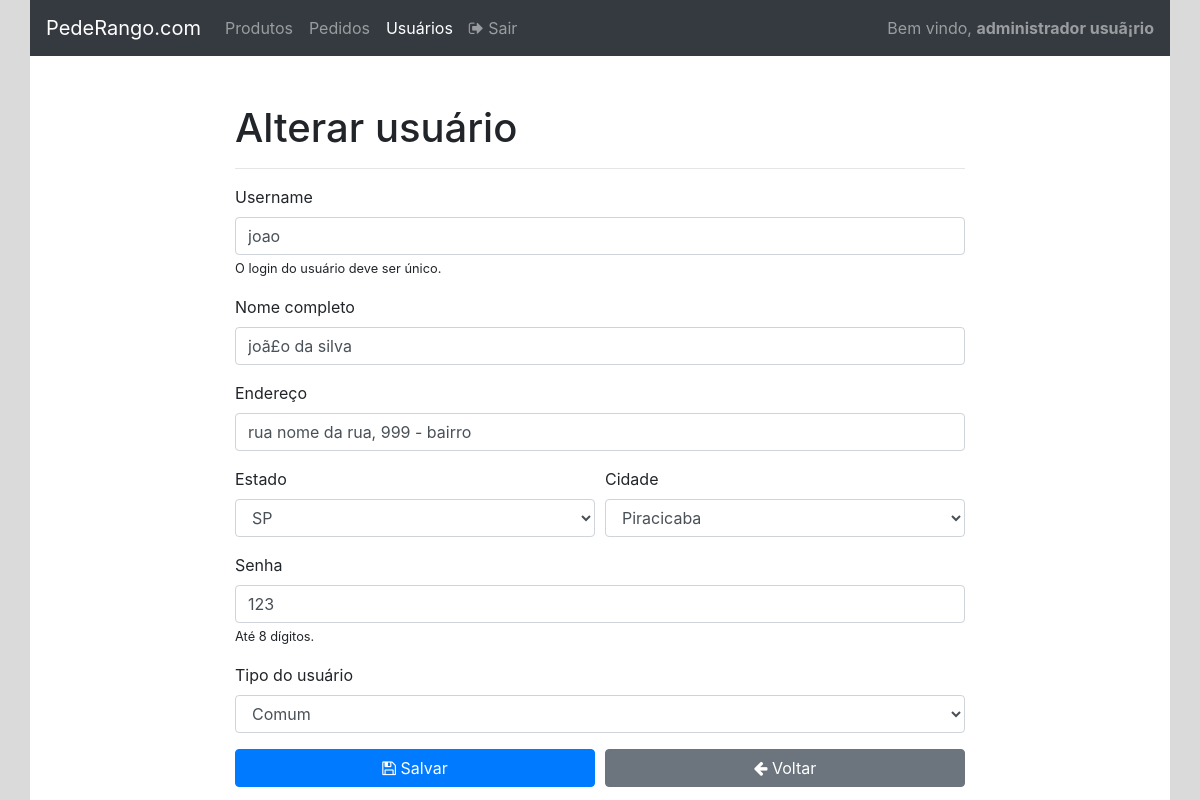
Before: /admin/usuario_alterar.php?id=2 (signed in) with the older database file.
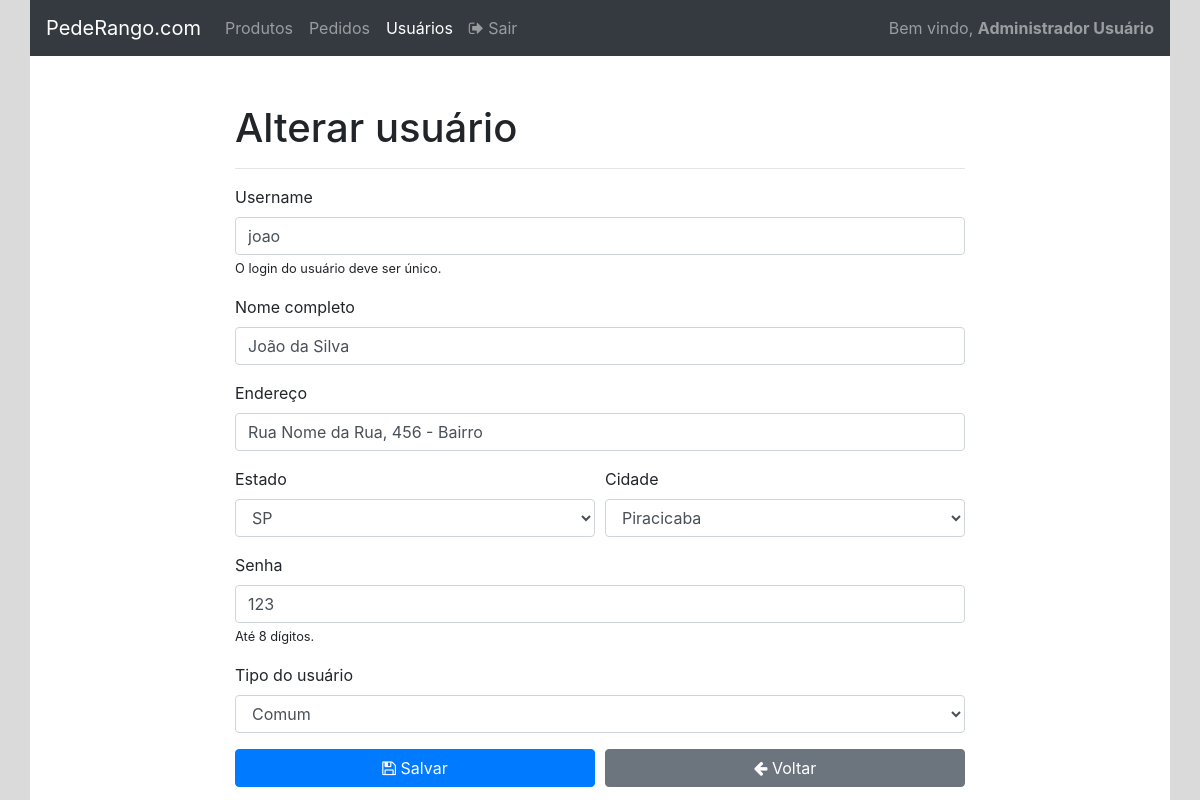
After: the same page with the newer database file.
### tables this page shows
create table usuarios_tb(
    codigo_usuario int(10) not null primary key auto_increment,

    username varchar(20) not null,
    nome_completo text not null,
    endereco text not null,
    estado_cod int(10),
    cidade_cod int(10),
    senha varchar(8) not null,
    tipo enum('adm', 'com', 'ent')  
);

### admin/usuario_alterar.php (the view, shortened to what the changed rows need)
<?php
require_once '../conexao/conecta.php';
if(isset($_GET['id'])){
    $id = $_GET['id'];
    $resultado = mysqli_query($conexao, "SELECT * FROM usuarios_tb WHERE codigo_usuario=$id");
    if($resultado){
        $usuario = mysqli_fetch_assoc($resultado);
    }
}else{
    header('Location: usuario_listar.php');
}
$usuarioEstado = $usuario['estado_cod'];
$resultado = mysqli_query($conexao, "SELECT * FROM tb_cidade WHERE estado_cod=$usuarioEstado");
if($resultado){
    $cidades = mysqli_fetch_all($resultado, MYSQLI_ASSOC);
}else{
    $cidades = [];
}
?>
<!DOCTYPE html>
<html lang="pt-br">
<head>
    <link rel="stylesheet" href="https://stackpath.bootstrapcdn.com/font-awesome/4.7.0/css/font-awesome.min.css">
    <link rel="stylesheet" href="https://stackpath.bootstrapcdn.com/bootstrap/4.3.1/css/bootstrap.min.css">
</head>
<body>
    <div id="principal" class="container">
        <div class="row">
            <div class="col-12 p-0">
                <?php require_once 'header.php' ?>
            </div>
        </div>
        <div class="row mt-5">
            <div class="col-12">
                <div class="row" id="conteudo">
                    <div class="col-8 offset-2">
                        <h1>Alterar usuário</h1>
                        <form method="post">
                            <div class="form-group">
                                <label for="campoUsername">Username</label>
                                <input value="<?= $usuario['username'] ?>" class="form-control" type="text" name="nome" id="campoUsername" placeholder="Digite um login para o usuário">
                                <small>O login do usuário deve ser único.</small>
                            </div>
                            <div class="form-group">
                                <label for="campoNomeCompleto">Nome completo</label>
                                <input value="<?= $usuario['nome_completo'] ?>" class="form-control" type="text" name="nome_completo" id="campoNomeCompleto" placeholder="Digite o nome completo">
                            </div>
                            <div class="form-group">
                                <label for="campoEndereco">Endereço</label>
                                <input value="<?= $usuario['endereco'] ?>" class="form-control" type="text" name="endereco" id="campoEndereco" placeholder="Rua Nome da Rua, 999 - Bairro">
                            </div>
                            <div class="form-group">
                                <div class="form-row">
                                    <div class="col-6">
                                        <label for="campoCidade">Cidade</label>
                                        <select class="form-control" name="cidade" id="campoCidade">
                                            <?php foreach($cidades as $cidade):?>
                                                <?php if($usuario['cidade_cod'] == $cidade['id']):?>
                                                    <option value="<?php print $cidade['id']?>" selected><?php print $cidade['nome']?></option>
                                                <?php else: ?>
                                                    <option value="<?php print $cidade['id']?>"><?php print $cidade['nome']?></option>
                                                <?php endif;?>
                                            <?php endforeach; ?>
                                        </select>
                                    </div>
                                </div>
                            </div>
                            <div class="form-group">
                                <label for="campoSenha">Senha</label>
                                <input value="<?= $usuario['senha'] ?>" class="form-control" type="text" name="senha" id="campoSenha" placeholder="Digite a senha do usuário">
                                <small>Até 8 dígitos.</small>
                            </div>
                            <div class="form-group">
                                <label for="campoTipo">Tipo do usuário</label>
                                <select class="form-control" name="tipo" id="campoTipo">
                                    <option value="com" <?php if($usuario['tipo'] == 'com') print 'selected' ?>>Comum</option>
                                </select>
                            </div>
                        </form>
                    </div>
                </div>
            </div>
        </div>
    </div>
</body>
</html>

### admin/header.php (shortened to what the changed rows need)
<nav class="navbar navbar-expand-lg navbar-dark bg-dark">
  <div class="collapse navbar-collapse" id="navbarSupportedContent">
    <?php if(isset($_SESSION['nome_completo'])): ?>
      <span class="navbar-text">
        Bem vindo, <strong><?php print $_SESSION['nome_completo'] ?></strong>
      </span>
    <?php endif;?>
  </div>
</nav>

Changed rows visible on the page:
changed usuarios_tb "joao": nome_completo "joã£o da silva" → "João da Silva"; endereco "rua nome da rua, 999 - bairro" → "Rua Nome da Rua, 456 - Bairro"
Other visible differences:
$_SESSION['nome_completo']: "administrador usuã¡rio" → "Administrador Usuário"
